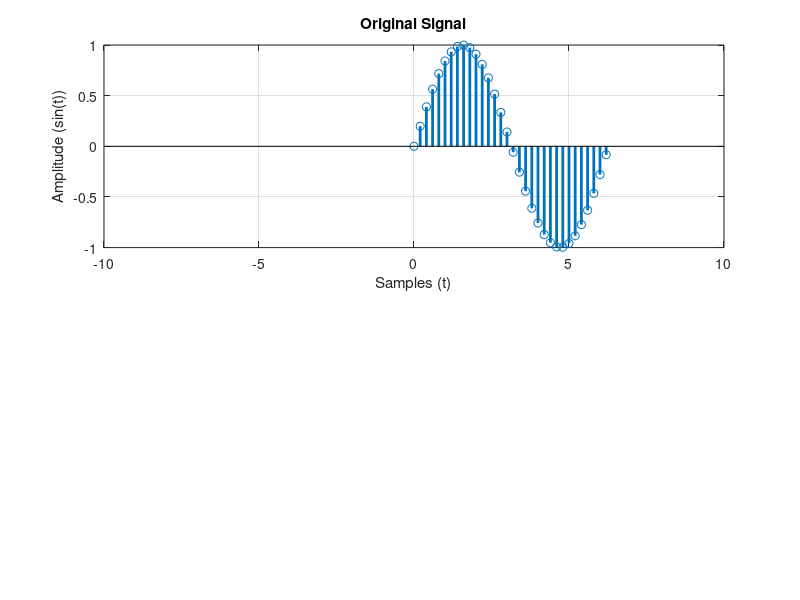

MATLAB code for this plot: (Note: this script raises an error after producing the figure.)
%close all
%clc
 
t1 = 0:0.2:2*pi; %values of x-axis in radian
x1 = sin(t1);    %values of y-axis
x2 = fliplr(x1); %fliplr() -> this function gives the flipped result; 
                 %lr means left right ...flipud() ud means up down 
t2 = -fliplr(t1); % time values must be flipped and negated
subplot(2,1,1)
stem(t1,x1,'LineWidth',2)
xlim([-10 10])
title('Original Signal') %\bf\fontsize{25}
xlabel('Samples (t)')
ylabel('Amplitude (sin(t))')
grid on;
ax = gca;
ax.XAxis.FontSize = 15;
ax.XAxis.FontWeight = 'bold';
ax.YAxis.FontSize = 15;
ax.YAxis.FontWeight = 'bold';
 
subplot(2,1,2)
stem(t2,x2,'LineWidth',2)
xlim([-10 10])
title('Time Reversed Signal')
xlabel('Samples')
ylabel('Amplitude')
grid on;
ax = gca;
ax.XAxis.FontSize = 15;
ax.XAxis.FontWeight = 'bold';
ax.YAxis.FontSize = 15;
ax.YAxis.FontWeight = 'bold';